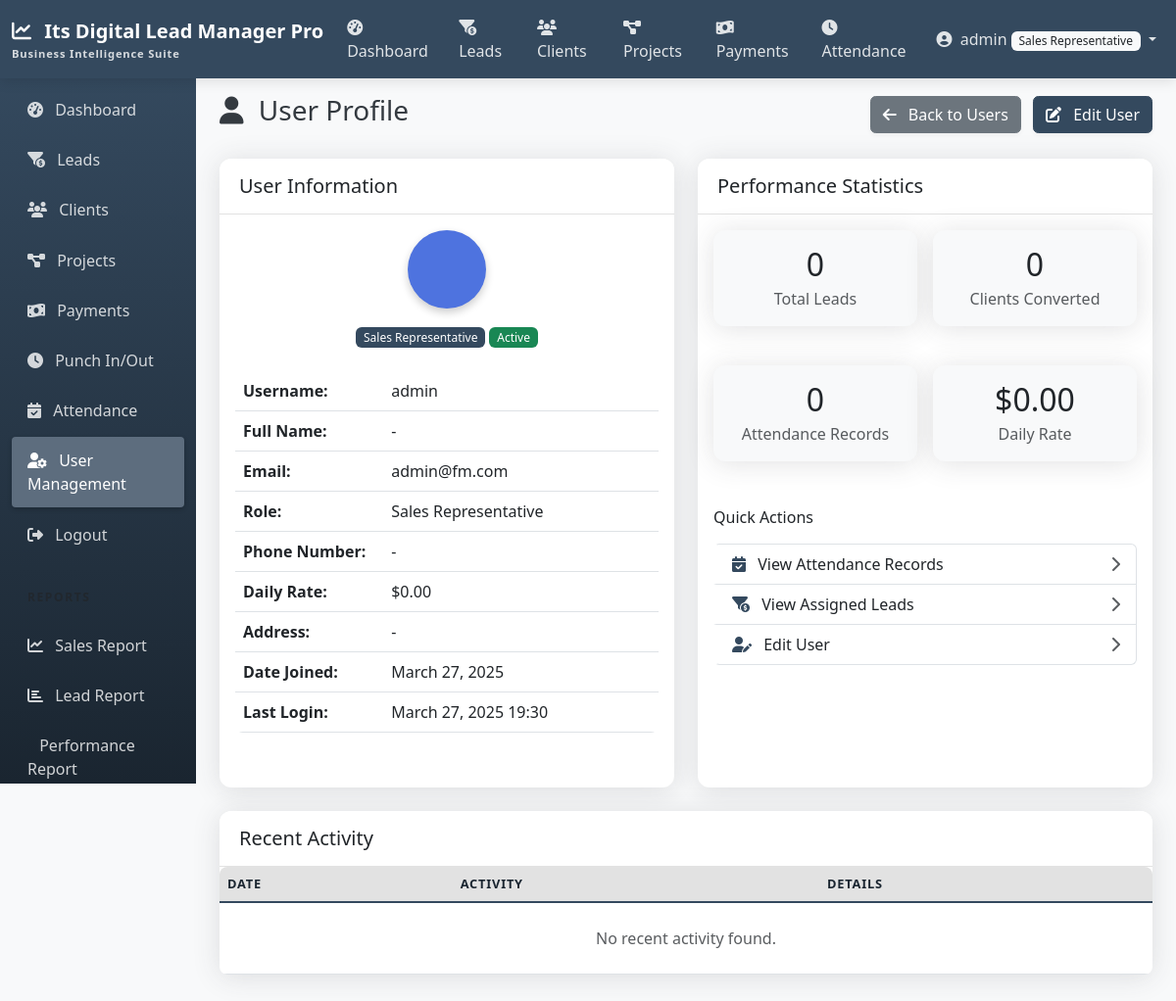
/accounts/users/1/ (signed in), run on an earlier commit of the app's database.
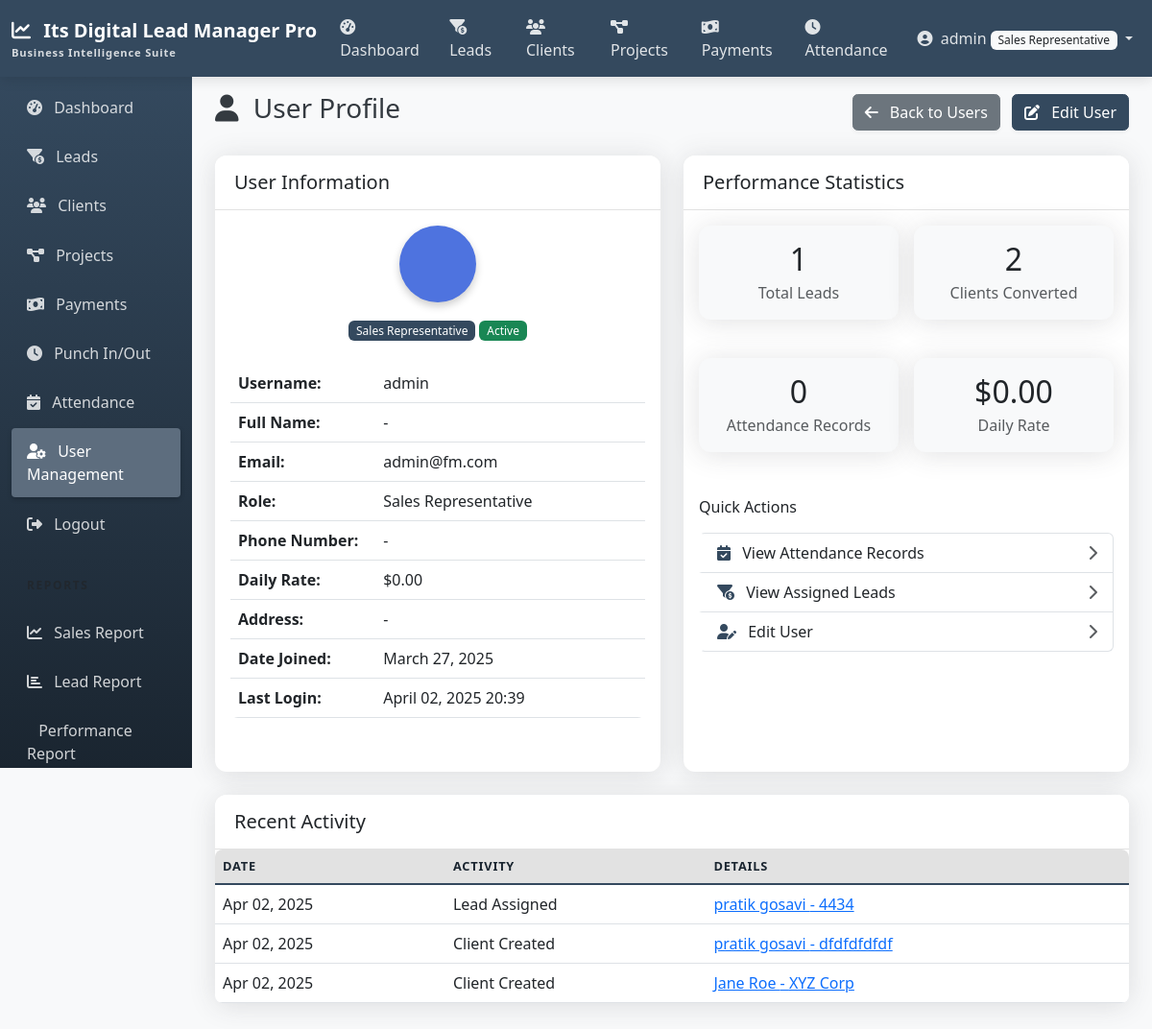
And on a later commit of the database.
### accounts/models.py (models this page shows, shortened)
class CustomUser(AbstractUser):
    ROLE_CHOICES = (
        ('admin', 'Admin'),
        ('manager', 'Manager'),
        ('team_leader', 'Team Leader'),
        ('sales_rep', 'Sales Representative'),
    )
    role = models.CharField(max_length=20, choices=ROLE_CHOICES, default='sales_rep')

class UserProfile(models.Model):
    user = models.OneToOneField(CustomUser, on_delete=models.CASCADE, related_name='profile')
    phone_number = models.CharField(max_length=15, blank=True, null=True)
    address = models.TextField(blank=True, null=True)
    daily_rate = models.DecimalField(max_digits=10, decimal_places=2, default=0)

### leads/models.py (models this page shows, shortened)
class Lead(models.Model):
    name = models.CharField(max_length=255)
    company = models.CharField(max_length=255, blank=True, null=True)
    phone = models.CharField(max_length=20)
    email = models.EmailField()
    address = models.TextField(blank=True, null=True)
    source = models.ForeignKey(LeadSource, on_delete=models.SET_NULL, null=True, blank=True)
    status = models.ForeignKey(LeadStatus, on_delete=models.SET_NULL, null=True, blank=True)
    assigned_to = models.ForeignKey(
        CustomUser,
        related_name='assigned_leads',
        on_delete=models.SET_NULL,
        null=True,
        blank=True
    )
    created_by = models.ForeignKey(
        CustomUser,
        related_name='created_leads',
        on_delete=models.SET_NULL,
        null=True,
        blank=True
    )
    notes = models.TextField(blank=True, null=True)
    created_at = models.DateTimeField(auto_now_add=True)
    updated_at = models.DateTimeField(auto_now=True)
    class Meta:
        ordering = ['-created_at']

### clients/models.py (models this page shows, shortened)
class Client(models.Model):
    name = models.CharField(max_length=255)
    company = models.CharField(max_length=255, blank=True, null=True)
    phone = models.CharField(max_length=20)
    email = models.EmailField()
    address = models.TextField(blank=True, null=True)
    notes = models.TextField(blank=True, null=True)
    lead = models.OneToOneField(
        Lead,
        on_delete=models.SET_NULL,
        null=True,
        blank=True,
        related_name='converted_client'
    )
    created_by = models.ForeignKey(
        CustomUser,
        related_name='created_clients',
        on_delete=models.SET_NULL,
        null=True,
        blank=True
    )
    created_at = models.DateTimeField(auto_now_add=True)
    updated_at = models.DateTimeField(auto_now=True)
    class Meta:
        ordering = ['-created_at']

### accounts/views.py (the view)
# urls.py: path('users/<int:pk>/', views.UserDetailView.as_view(), name='user_detail'),
class UserDetailView(LoginRequiredMixin, AdminOrManagerRequiredMixin, DetailView):
    model = CustomUser
    template_name = 'accounts/user_detail.html'
    context_object_name = 'user_obj'

### accounts/views.py (called while the page is built)
    def test_func(self):
        return self.request.user.is_authenticated and (
            self.request.user.is_superuser or
            self.request.user.role in ['admin', 'manager']
        )

### templates/accounts/user_detail.html (shortened to what the changed rows need)
{% extends 'base.html' %}
{% block content %}
<div class="d-flex justify-content-between align-items-center mb-4">
    <h1 class="h3">
        <i class="fas fa-user me-2"></i> User Profile
    </h1>
</div>
<div class="row">
    <div class="col-md-6 mb-4">
        <div class="card shadow h-100">
            <div class="card-body">
                <div class="text-center mb-4">
                    <div class="avatar-circle mx-auto mb-3">
                    </div>
                    <span class="badge bg-primary">{{ user_obj.get_role_display }}</span>
                    <span class="badge {% if user_obj.is_active %}bg-success{% else %}bg-danger{% endif %}">
                        {{ user_obj.is_active|yesno:"Active,Inactive" }}
                    </span>
                </div>
                <table class="table">
                    <tbody>
                        <tr>
                            <th style="width: 35%">Username:</th>
                            <td>{{ user_obj.username }}</td>
                        </tr>
                        <tr>
                            <th>Full Name:</th>
                            <td>{{ user_obj.get_full_name|default:"-" }}</td>
                        </tr>
                        <tr>
                            <th>Email:</th>
                            <td>{{ user_obj.email|default:"-" }}</td>
                        </tr>
                        <tr>
                            <th>Role:</th>
                            <td>{{ user_obj.get_role_display }}</td>
                        </tr>
                        <tr>
                            <th>Phone Number:</th>
                            <td>{{ user_obj.profile.phone_number|default:"-" }}</td>
                        </tr>
                        <tr>
                            <th>Daily Rate:</th>
                            <td>${{ user_obj.profile.daily_rate }}</td>
                        </tr>
                        <tr>
                            <th>Address:</th>
                            <td>{{ user_obj.profile.address|default:"-" }}</td>
                        </tr>
                        <tr>
                            <th>Date Joined:</th>
                            <td>{{ user_obj.date_joined|date:"F d, Y" }}</td>
                        </tr>
                        <tr>
                            <th>Last Login:</th>
                            <td>{{ user_obj.last_login|date:"F d, Y H:i"|default:"-" }}</td>
                        </tr>
                    </tbody>
                </table>
            </div>
        </div>
    </div>
    <div class="col-md-6 mb-4">
        <div class="card shadow h-100">
            <div class="card-body">
                <div class="row g-3 mb-4">
                    <div class="col-6">
                        <div class="card bg-light">
                            <div class="card-body text-center">
                                <h2 class="mb-1">{{ user_obj.assigned_leads.count }}</h2>
                                <p class="text-muted mb-0">Total Leads</p>
                            </div>
                        </div>
                    </div>
                    <div class="col-6">
                        <div class="card bg-light">
                            <div class="card-body text-center">
                                <h2 class="mb-1">{{ user_obj.created_clients.count }}</h2>
                                <p class="text-muted mb-0">Clients Converted</p>
                            </div>
                        </div>
                    </div>
                    <div class="col-6">
                        <div class="card bg-light">
                            <div class="card-body text-center">
                                <h2 class="mb-1">{{ user_obj.attendances.count }}</h2>
                                <p class="text-muted mb-0">Attendance Records</p>
                            </div>
                        </div>
                    </div>
                    <div class="col-6">
                        <div class="card bg-light">
                            <div class="card-body text-center">
                                {% with present_days=user_obj.attendances.filter.count %}
                                <h2 class="mb-1">${{ user_obj.profile.daily_rate|default:0|floatformat:2 }}</h2>
                                <p class="text-muted mb-0">Daily Rate</p>
                                {% endwith %}
                            </div>
                        </div>
                    </div>
                </div>
            </div>
        </div>
    </div>
</div>
{% if user.is_superuser or user.role in 'admin,manager' %}
<div class="row">
    <div class="col-md-12 mb-4">
        <div class="card shadow">
            <div class="card-body p-0">
                <div class="table-responsive">
                    <table class="table table-hover mb-0">
                        <thead class="table-light">
                            <tr>
                                <th>Date</th>
                                <th>Activity</th>
                                <th>Details</th>
                            </tr>
                        </thead>
                        <tbody>
                            {% with recent_leads=user_obj.assigned_leads.all|slice:":5" %}
                            {% for lead in recent_leads %}
                            <tr>
                                <td>{{ lead.created_at|date:"M d, Y" }}</td>
                                <td>Lead Assigned</td>
                                <td>
                                    <a href="{% url 'lead_detail' lead.id %}">{{ lead.name }} - {{ lead.company }}</a>
                                </td>
                            </tr>
                            {% endfor %}
                            {% endwith %}
                            {% with recent_clients=user_obj.created_clients.all|slice:":5" %}
                            {% for client in recent_clients %}
                            <tr>
                                <td>{{ client.created_at|date:"M d, Y" }}</td>
                                <td>Client Created</td>
                                <td>
                                    <a href="{% url 'client_detail' client.id %}">{{ client.name }} - {{ client.company }}</a>
                                </td>
                            </tr>
                            {% endfor %}
                            {% endwith %}
                            {% if not user_obj.assigned_leads.exists and not user_obj.attendances.exists and not user_obj.created_clients.exists %}
                            <tr>
                                <td colspan="3" class="text-center py-4">
                                    <p class="text-muted mb-0">No recent activity found.</p>
                                </td>
                            </tr>
                            {% endif %}
                        </tbody>
                    </table>
                </div>
            </div>
        </div>
    </div>
</div>
{% endif %}
{% endblock %}

### templates/navbar.html (shortened to what this page needs)
<nav class="navbar navbar-expand-md navbar-dark sticky-top">
    <div class="container-fluid">
        <a class="navbar-brand" href="{% url 'home' %}">
            <i class="fas fa-chart-line me-2"></i>
            Its Digital Lead Manager Pro
            <span class="navbar-brand-subtitle">Business Intelligence Suite</span>
        </a>
        <div class="collapse navbar-collapse" id="navbarNav">
            <ul class="navbar-nav me-auto">
                {% if user.is_authenticated %}
                <li class="nav-item">
                    <a class="nav-link {% if request.path == '/reports/dashboard/' %}active{% endif %}" href="{% url 'dashboard' %}">
                        <i class="fas fa-tachometer-alt me-1"></i> Dashboard
                    </a>
                </li>
                <li class="nav-item">
                    <a class="nav-link {% if '/leads/' in request.path %}active{% endif %}" href="{% url 'lead_list' %}">
                        <i class="fas fa-funnel-dollar me-1"></i> Leads
                    </a>
                </li>
                <li class="nav-item">
                    <a class="nav-link {% if '/clients/' in request.path %}active{% endif %}" href="{% url 'client_list' %}">
                        <i class="fas fa-users me-1"></i> Clients
                    </a>
                </li>
                <li class="nav-item d-none d-lg-block">
                    <a class="nav-link {% if '/projects/' in request.path %}active{% endif %}" href="{% url 'project_list' %}">
                        <i class="fas fa-project-diagram me-1"></i> Projects
                    </a>
                </li>
                <li class="nav-item d-none d-lg-block">
                    <a class="nav-link {% if '/payments/' in request.path %}active{% endif %}" href="{% url 'payment_list' %}">
                        <i class="fas fa-money-bill-wave me-1"></i> Payments
                    </a>
                </li>
                <li class="nav-item d-none d-lg-block">
                    <a class="nav-link {% if '/attendance/punch/' in request.path %}active{% endif %}" href="{% url 'punch' %}">
                        <i class="fas fa-clock me-1"></i> Attendance
                    </a>
                </li>
                {% endif %}
            </ul>
            <ul class="navbar-nav">
                {% if user.is_authenticated %}
                <li class="nav-item dropdown">
                    <a class="nav-link dropdown-toggle" href="#" id="navbarDropdown" role="button" data-bs-toggle="dropdown" aria-expanded="false">
                        <i class="fas fa-user-circle me-1"></i>
                        {% if user.first_name %}{{ user.first_name }}{% else %}{{ user.username }}{% endif %}
                        <span class="badge bg-light text-dark">{{ user.get_role_display }}</span>
                    </a>
                </li>
                {% endif %}
            </ul>
        </div>
    </div>
</nav>

What changed in the data, as far as the page shows it:
changed CustomUser "admin": last_login "March 27, 2025 19:30" → "April 02, 2025 20:39"; assigned_leads.count "0" → "1"; created_clients.count "0" → "2"
added Lead: created_at "Apr 02, 2025", name "pratik gosavi", company "4434"
added Client: created_at "Apr 02, 2025", name "pratik gosavi", company "dfdfdfdfdf"
added Client: created_at "Apr 02, 2025", name "Jane Roe", company "XYZ Corp"
Also different on the page:
text no longer shown: "No recent activity found."
